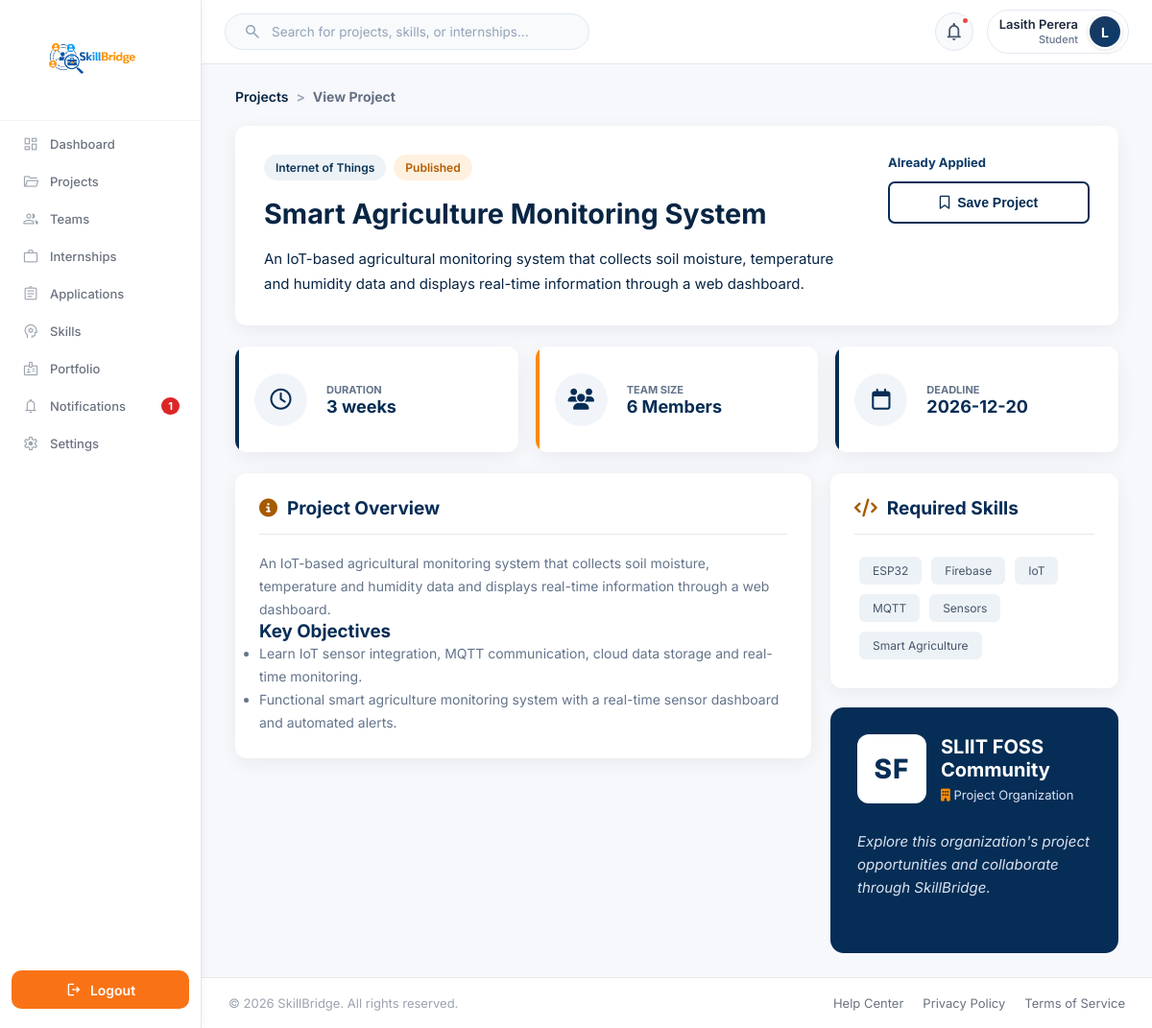
Screenshot of /Functions/Student/view_project.php?id=11 (signed in) with the database file from the repository.
### tables this page shows
CREATE TABLE `user` (
  `Email` varchar(100) NOT NULL,
  `password` varchar(100) NOT NULL,
  `role` varchar(100) NOT NULL,
  `status` varchar(20) NOT NULL DEFAULT 'De-Active',
  `verification_code` varchar(20) NOT NULL,
  `created_at` timestamp NULL DEFAULT current_timestamp()
);

CREATE TABLE `projects` (
  `id` int(11) NOT NULL,
  `organization_email` varchar(100) NOT NULL,
  `category_id` int(11) DEFAULT NULL,
  `title` varchar(255) NOT NULL,
  `icon` varchar(50) DEFAULT '?',
  `description` text DEFAULT NULL,
  `learning_objectives` text DEFAULT NULL,
  `expected_outcomes` text DEFAULT NULL,
  `difficulty` varchar(30) DEFAULT 'Intermediate',
  `duration_weeks` int(11) DEFAULT NULL,
  `members` int(11) DEFAULT 1,
  `preferred_year` varchar(20) DEFAULT 'Any Year',
  `deadline` date DEFAULT NULL,
  `visibility` varchar(20) DEFAULT 'Public',
  `status` varchar(30) DEFAULT 'reviewing',
  `posted_at` timestamp NOT NULL DEFAULT current_timestamp()
);

CREATE TABLE `project_categories` (
  `category_id` int(11) NOT NULL,
  `category_name` varchar(100) NOT NULL
);

CREATE TABLE `organization` (
  `Email` varchar(100) NOT NULL,
  `Name` varchar(100) NOT NULL,
  `orgtype` varchar(100) NOT NULL,
  `contactPersonName` varchar(100) NOT NULL,
  `contactNumber` varchar(17) NOT NULL,
  `website` varchar(200) NOT NULL,
  `location` varchar(100) NOT NULL,
  `about` text DEFAULT NULL,
  `linkedin` varchar(200) DEFAULT NULL,
  `twitter` varchar(200) DEFAULT NULL,
  `facebook` varchar(200) DEFAULT NULL,
  `logo` varchar(255) DEFAULT NULL
);

### Functions/Student/view_project.php (the view, shortened to what the rows shown need)
<?php
require_once __DIR__ . '/project_bootstrap.php';
$id = projectValidId($_GET['id'] ?? null);
$project = $id ? $projectRepo->find($id, $projectEmail) : null;
$organization = (string) ($project['organization_name'] ?? 'Organization');
$words = preg_split('/\s+/', trim($organization));
$initials = strtoupper(implode('', array_map(static fn ($word) => mb_substr($word, 0, 1), array_slice($words, 0, 2))));
$extra_css = '<link rel="stylesheet" href="../../Assets/CSS/Student/dashboard.css">'
    . '<link rel="stylesheet" href="../../Assets/CSS/Student/projects.css">'
    . '<link rel="stylesheet" href="../../Assets/CSS/Student/view_project.css">';
include __DIR__ . '/../../Includes/student_sidebar.php';
include __DIR__ . '/../../Includes/dash_header.php';
?>
<main class="content view-project-page">
    <section class="project-header-card">
        <div class="project-detail-info">
            <div class="project-tags"><span><?= projectEsc($project['category_name']) ?></span><span class="active-tag"><?= projectEsc(ucwords((string) $project['status'])) ?></span></div>
            <h1><?= projectEsc($project['title']) ?></h1>
            <p><?= projectEsc($project['description']) ?></p>
        </div>
    </section>
    <section class="project-stat-wrapper">
        <div class="project-stat"><div class="stat-circle"><i class="fa-solid fa-users"></i></div><div><label>Team Size</label><strong><?= (int) $project['members'] ?> Members</strong></div></div>
        <div class="project-stat"><div class="stat-circle"><i class="fa-regular fa-calendar"></i></div><div><label>Deadline</label><strong><?= projectEsc($project['deadline']) ?></strong></div></div>
    </section>
    <div class="project-content-grid">
        <div>
            <section class="info-card">
                <h2><i class="fa-solid fa-circle-info"></i> Project Overview</h2>
                <p><?= nl2br(projectEsc($project['description'])) ?></p>
                <h3>Key Objectives</h3>
                <ul>
                    <?php if (!empty($project['learning_objectives'])): ?><li><?= projectEsc($project['learning_objectives']) ?></li><?php endif; ?>
                    <?php if (!empty($project['expected_outcomes'])): ?><li><?= projectEsc($project['expected_outcomes']) ?></li><?php endif; ?>
                </ul>
            </section>
        </div>
        <div>
            <section class="info-card">
                <h2><i class="fa-solid fa-code"></i> Required Skills</h2>
            </section>
            <section class="organization-card">
                <div class="organization-header">
                    <div class="organization-logo"><span><?= projectEsc($initials) ?></span></div>
                    <div><h3><?= projectEsc($organization) ?></h3><p><i class="fa-solid fa-building"></i> Project Organization</p></div>
                </div>
            </section>
        </div>
    </div>
</main>
<?php include __DIR__ . '/../../Includes/dash_footer.php'; ?>

### Includes/dash_header.php (shortened to what the rows shown need)
<?php
require_once __DIR__ . '/../Session/Session.php';
require_once __DIR__ . '/../Config/db.php';
$user = function_exists('current_user') ? current_user() : null;
$name = "User";
$role = "Student";
if($user && isset($conn)){
    $name = $user['username'] ?? $user['Name'] ?? "User";
    $email = $user['Email'] ?? $user['email'] ?? null;
    if(!empty($user['role'])){
        $role = ucfirst($user['role']);
    }
    if($email){
        $sql = "
            SELECT
                u.Email,
                u.role,
                COALESCE(s.Name, a.Name,c.Name, o.Name) AS db_name,
                COALESCE(s.profile_image, a.profile_image, c.profile_img) AS profile_image
            FROM user u
            LEFT JOIN student s ON u.Email = s.Email
            LEFT JOIN admin a ON u.Email = a.Email
            LEFT JOIN company c ON u.Email = c.Email
            LEFT JOIN organization o ON u.Email = o.Email
            WHERE u.Email = ?
            LIMIT 1
        ";
        $stmt = $conn->prepare($sql);
        if($stmt){
            $stmt->bind_param("s", $email);
            $stmt->execute();
            $result = $stmt->get_result();
            if($data = $result->fetch_assoc()){
                if(!empty($data['db_name'])){
                    $name = $data['db_name'];
                }
                if(!empty($data['role'])){
                    $role = ucfirst($data['role']);
                }
            }
        }
    }
}
$base_url = $GLOBALS['BASE_URL'] ?? '/Skill_Bridge_Group_Project';
$currentRoleFolder = ucfirst($role ?: "Student");
$profile_dir = is_dir(__DIR__ . '/../Functions/' . $currentRoleFolder)
    ? 'Functions/' . $currentRoleFolder
    : 'Functions/Dashboards/' . ($role ?: 'Student');
$profile_file = __DIR__ . '/../' . $profile_dir . '/profile.php';
$profile_url = file_exists($profile_file)
    ? $base_url . "/" . $profile_dir . "/profile.php"
    : "";
?>
<link rel="stylesheet" href="<?php echo $base_url; ?>/Assets/CSS/header.css?v=<?php echo time(); ?>">
<header class="top-header">
    <div class="header-right">
        <div class="profile" <?php if (!empty($profile_url)): ?>onclick="window.location.href='<?php echo htmlspecialchars($profile_url); ?>'" title="Edit Profile & Settings"<?php endif; ?>>
            <div class="profile-info">
                <h4><?php echo htmlspecialchars($name); ?></h4>
                <small><?php echo htmlspecialchars($role); ?></small>
            </div>
        </div>
    </div>
</header>

### rows the page displays
user: role "Student"
projects: category.category_name "Internet of Things", status "Published", title "Smart Agriculture Monitoring System", description "An IoT-based agricultural monitoring system that collects soil moisture, temperature and humidity data and displays real-time information through a web dashboard.", members "6", deadline "2026-12-20", learning_objectives "Learn IoT sensor integration, MQTT communication, cloud data storage and real-time monitoring.", expected_outcomes "Functional smart agriculture monitoring system with a real-time sensor dashboard and automated alerts.", organization_email.Name "SF", organization_email.Name "SLIIT FOSS Community"

### other values shown
$studentUnreadNotifications "1"
$name "Lasith Perera"
$initial "L"
projectEsc($project['duration_label']) "3 weeks"
projectEsc($tag) "ESP32"
projectEsc($tag) "Firebase"
projectEsc($tag) "IoT"
projectEsc($tag) "MQTT"
projectEsc($tag) "Sensors"
projectEsc($tag) "Smart Agriculture"
